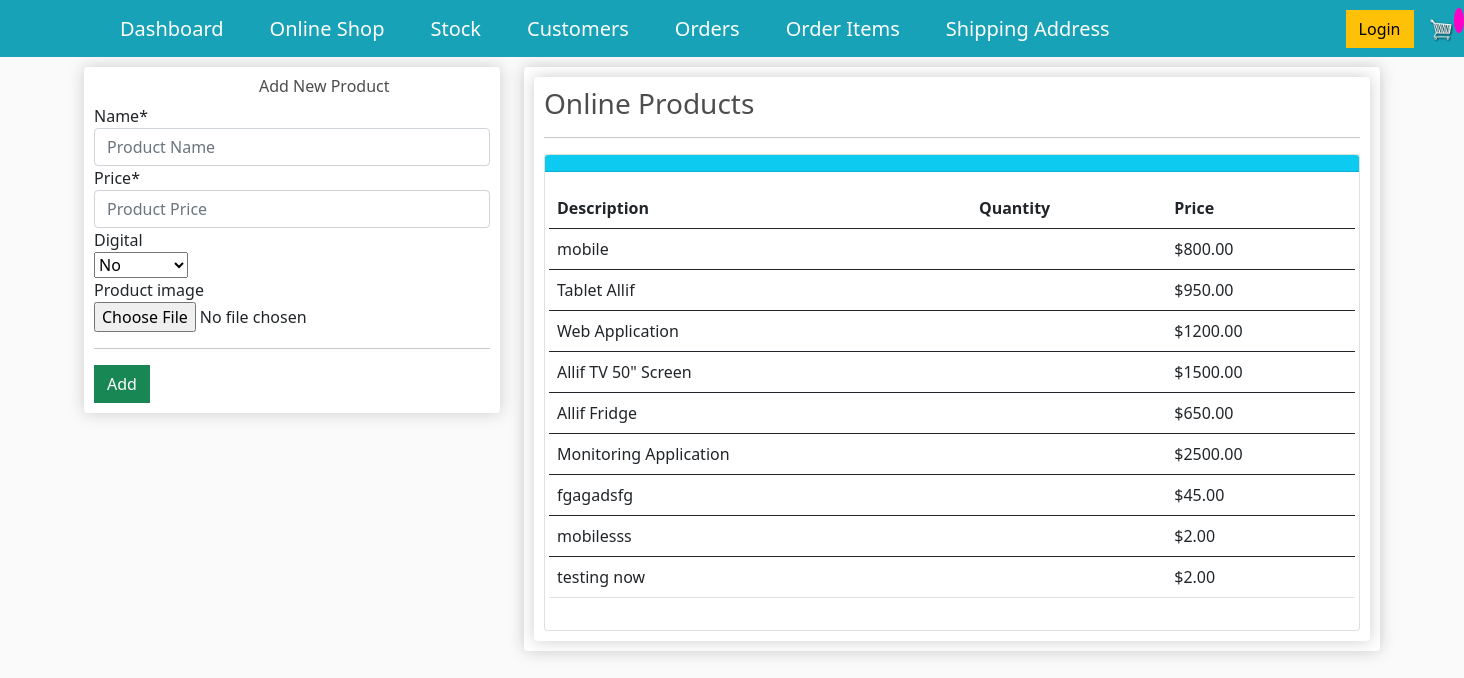
Screenshot of /stock_online/ with the database file from the repository.
### store/models.py (models this page shows, shortened)
class Product(models.Model):
    name = models.CharField(max_length=255, null=True)
    price=models.DecimalField(max_digits=7,decimal_places=2)
    digital = models.BooleanField(default=False,blank=True, null=True)#If the item is digital, we dont need to ship
    product_image=models.ImageField(null=True, blank=True)

### store/views.py (the view)
# urls.py: path('stock_online/', views.stock_online, name="stock_online"),
def stock_online(request):
    title="Allifmaal Online Stock"
    form=AddOnlineStockForm(request.POST or None)
    items = Product.objects.all()
    if form.is_valid():
        form.save()
        messages.success(request, 'Customer added successfully')
        return redirect('stock_online')
    context={
        "title": title,
        "form":form,
        "items":items,
        }
    return render(request,'store/stock_online.html',context)

### store/forms.py
class AddOnlineStockForm(forms.ModelForm): #the forms here is the one imported up there.
    class Meta:
        model = Product
        fields = ['name','price','digital','product_image']
        widgets={
            'name':forms.TextInput(attrs={'class':'form-control','placeholder':'Product Name'}),
            'price':forms.TextInput(attrs={'class':'form-control','placeholder':'Product Price'}),
        }

### store/templates/store/stock_online.html (shortened to what this page needs)
{% extends "store/main.html"%}
{% load crispy_forms_tags %}
{% load static %}
{% block content %}
<div class="row">
	<div class="col-lg-4">
		<div class="box-element" id="form-wrapper">
                <div id="user-info">
                <h6 style="padding-left:165px">Add New Product</h6>
                <form method='POST' action=''> {% csrf_token %}
                    {{form|crispy}}
                </div>
                <hr>
                <input id="form-button" class="btn btn-success btn-block" type="submit" value="Add">
		</div>
        <br>
	</div>
	<div class="col-lg-8">
		<div class="box-element">
            <div class="box-element">
        <h3>Online Products</h3>
        <hr>
            <div class="card">
                <div class="card-header bg-info text-white">
                </div>
                <div class="card-body">
                    <div class="row">
                       <table class="table table-hover">
                        <thead>
                          <tr>
                            <th scope="col">Description</th>
                            <th scope="col">Quantity</th>
                            <th scope="col">Price</th>
                          </tr>
                        </thead>
                        <tbody>
                            {% for item in items %}
                            <tr>
                            <td>{{item.name}}</td>
                            <td>{{item.quantity}}</td>
                            <td>${{item.price}}</td>
                          </tr>
                        </tbody>
                        {% endfor %}
                      </table>
                </div>
            </div>
        </div>
            </div>
		</div>
	</div>
</div>
{% endblock %}

### store/static/css/main.css (style rules this page uses)
body { background-color: hsl(0, 0%, 98%); }
h1,h2,h3,h4,h5,h6 { color:hsl(0, 0%, 30%); }
.box-element { box-shadow:hsl(0, 0%, 80%) 0 0 16px; background-color: #fff; border-radius: 4px; padding: 10px; }
.col-lg-4, .col-lg-6, .col-lg-8, .col-lg-12 { margin-top: 10px; }
.btn { border-radius: 0; }

### rows the page displays
Product: name "mobile", price "800.00"
Product: name "Tablet Allif", price "950.00"
Product: name "Web Application", price "1200.00"
Product: name "Allif TV 50\" Screen", price "1500.00"
Product: name "Allif Fridge", price "650.00"
Product: name "Monitoring Application", price "2500.00"
Product: name "fgagadsfg", price "45.00"
Product: name "mobilesss", price "2.00"
Product: name "testing now", price "2.00"
